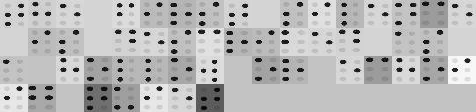
#> input picture Braile Dataset/Silence.png, 476 x 112 px, found by its file name; its folder holds only this picture in this run
$ jupyter execute --allow-errors BraileToTextCur.ipynb   (older library calls are emulated)
#> lines starting #> are read from the running program, lines starting #| are printed output that depends on the picture; after the words box and inside, x2 and y2 are one past the last pixel; in counts of white or black regions, pixels touching at a corner belong together
[cell 1]
import numpy as np
import matplotlib.pyplot as plt
import matplotlib as mpl
import imageio as iio

[cell 2]
from os import listdir
from sklearn.feature_extraction.image import extract_patches_2d
from sklearn.decomposition import PCA
from sklearn.cluster import KMeans
from joblib import Parallel, delayed
from skimage import feature
from patchify import patchify

[cell 3]
filename = str(input())
#> the answer given: Braile Dataset/Silence.png
path = 'Braile Dataset\\' + filename

# Pré-Processamento
Nessa etapa vamos pegar a imagem lida na celula anterior, deixa-la cinza e binarizar a imagem

[cell 4]
#Tasks

def meanFilter(img, filter_size):

    x = img.shape[0]
    y = img.shape[1]

    pad_size = np.int(((filter_size - 1) / 2))

    img_pad = np.pad(img, (pad_size, pad_size), constant_values = 255)

    for i in range (x):
        for j in range(y):
            img[i, j] = img_pad[i: i + filter_size,j: j + filter_size].sum()/img_pad[i: i + filter_size,j : j + filter_size].size

    return img

def medianFilter(img, filter_size):

    x = img.shape[0]
    y = img.shape[1]

    pad_size = np.int(((filter_size - 1) / 2))

    img_pad = np.pad(img, (pad_size, pad_size), constant_values = 255)

    for i in range (x):
        for j in range(y):
            W = np.sort(img_pad[i: i + filter_size,j: j + filter_size].flatten())
            img[i,j] = np.median(W)

    return img

# Normalização min max
def min_max(img):
    min = np.amin(img)
    max = np.amax(img)

    img_res = (img - min)/(max - min)

    return img_res;

#Abre a imagem
img_src = iio.imread(path)
#> img_src is the input picture: shape (112, 476, 4); mean R, G, B, A 184.6, 184.6, 184.6, 255

# Usar filtro para reduzir barulho

plt.figure(dpi=1200)
plt.subplot(231)
plt.imshow(img_src, cmap = "gray")

def Luminance(img):
    img = np.array(img, copy=True).astype(float)
    # computing conversion
    new_img = np.zeros((img.shape[0], img.shape[1]))
    new_img = img[:,:,0]*0.299 + img[:,:,1]*0.587 + img[:,:,2]*0.114
    new_img = min_max(new_img)

    return new_img

img_gray = Luminance(img_src)
#> in min_max, `min = np.amin(img)`: min = 0
#> in min_max, `max = np.amax(img)`: max = 255

img_gray = min_max(img_gray)
img_gray = (img_gray*255)

plt.subplot(232)
plt.imshow(img_gray, cmap = "gray")

img_filtered = meanFilter(img_gray,5)
#> in meanFilter, `img_pad = np.pad(img, (pad_size, pad_size), constant_values = 255)`:
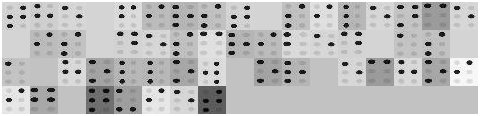
#> img_pad: shape (116, 480) float64; min 0, max 255, mean 187.6
#> after the loop in meanFilter, `for i in range (x):`:
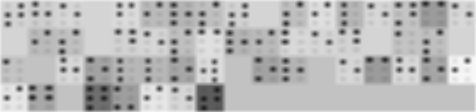
#> img: shape (112, 476) float64; min 31.56, max 250.2, mean 185.4

plt.subplot(233)
plt.imshow(img_filtered, cmap = "gray")

def Binarize(img, T):
    return np.where(img > T, 1, 0);

img_bin = Binarize(img_filtered, 175)
#> in Binarize, `return np.where(img > T, 1, 0);`:
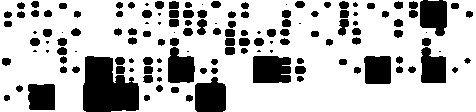
#> returned value: shape (112, 476) int64; values 0 (black) and 1 (white), 74.8% white; 138 black regions (30 under 20 px), largest, box (x1, y1, x2, y2) and area: (83, 56, 139, 112) 2405, (253, 56, 291, 83) 978, (195, 77, 226, 112) 920

plt.subplot(234)
plt.imshow(img_bin, cmap = "gray")
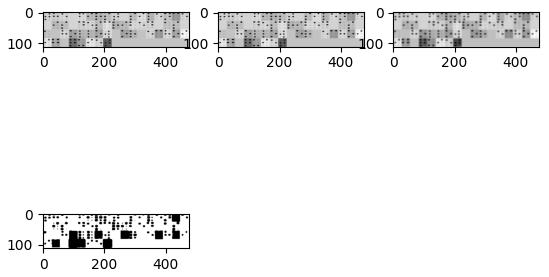
#> figure drawn by matplotlib, 4 panels
